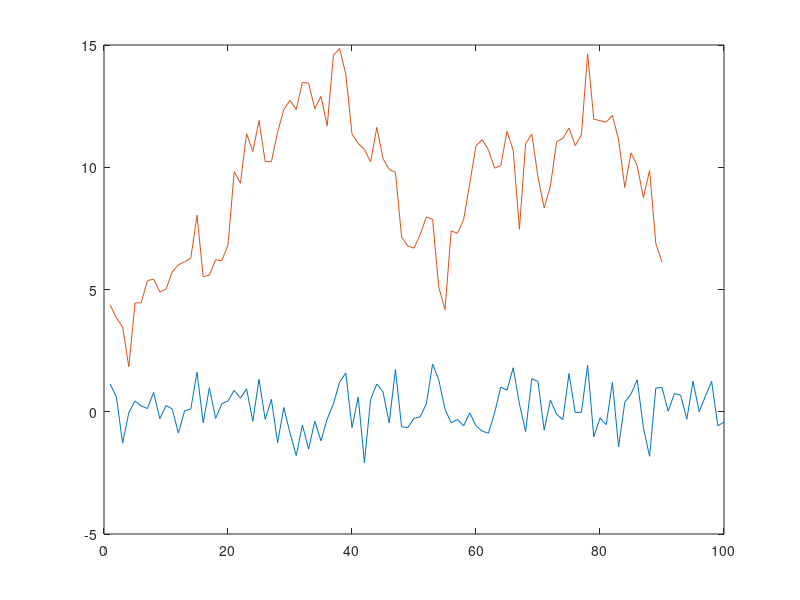

Write the MATLAB code that produced this figure.
N=100;
x=randn(N,1);

ind=1;
for k=1:1:N-10
    E(ind) = sum(abs(x(k:k+10)).^2);
    ind=ind+1;
end

figure
plot(x)
hold on
plot(1:1:N-10, E)